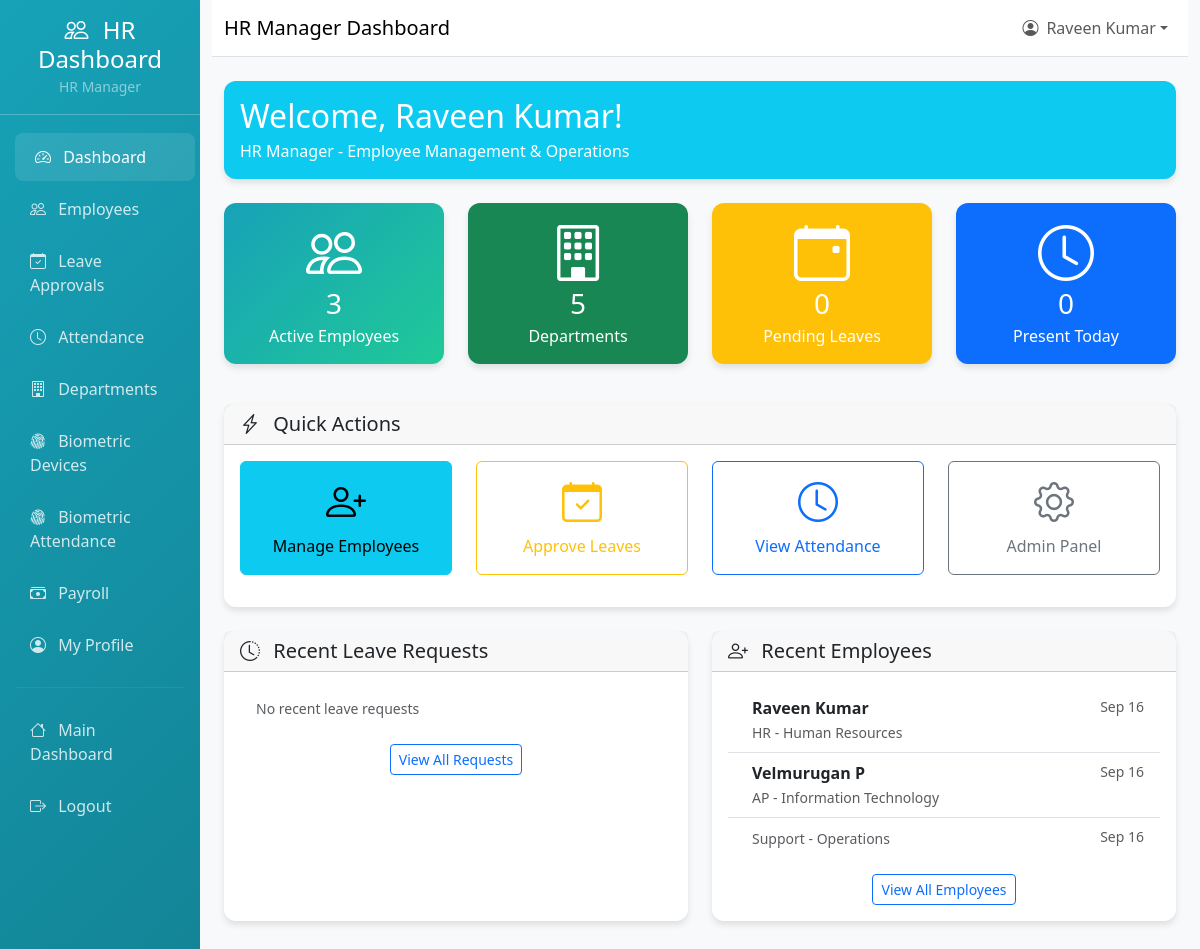
Screenshot of /hr-dashboard/ (signed in) with the database file from the repository.
### accounts/models.py (models this page shows, shortened)
class User(AbstractUser):
    ROLE_CHOICES = [
        ('employee', 'Employee'),
        ('hr_manager', 'HR Manager'),
        ('super_admin', 'Super Administrator'),
    ]
    role = models.CharField(
        max_length=20,
        choices=ROLE_CHOICES,
        default='employee',
        help_text='User role determines access permissions'
    )
    company = models.ForeignKey(
        'core_hr.Company',
        on_delete=models.SET_NULL,
        null=True,
        blank=True,
        related_name='users',
        help_text='Company this user belongs to'
    )
    created_by = models.ForeignKey(
        'self',
        on_delete=models.SET_NULL,
        null=True,
        blank=True,
        related_name='created_users',
        help_text='User who created this account'
    )
    last_password_change = models.DateTimeField(
        default=timezone.now,
        help_text='Last time password was changed'
    )
    is_active = models.BooleanField(
        default=True,
        help_text='Designates whether this user should be treated as active.'
    )
    class Meta:
        db_table = 'auth_user'
        verbose_name = 'User'
        verbose_name_plural = 'Users'

### core_hr/models.py (models this page shows, shortened)
class Employee(models.Model):
    user = models.OneToOneField(
        settings.AUTH_USER_MODEL,
        on_delete=models.CASCADE,
        related_name='employee'
    )
    company = models.ForeignKey(
        Company,
        on_delete=models.CASCADE,
        related_name='employees'
    )
    employee_id = models.CharField(max_length=20)
    department = models.ForeignKey(
        Department,
        on_delete=models.SET_NULL,
        null=True,
        blank=True,
        related_name='employees'
    )
    job_title = models.CharField(max_length=100)
    phone = models.CharField(max_length=20, blank=True)
    address = models.TextField(blank=True)
    date_of_birth = models.DateField(null=True, blank=True)
    hire_date = models.DateField(default=timezone.now)
    salary = models.DecimalField(max_digits=10, decimal_places=2, null=True, blank=True)
    is_active = models.BooleanField(default=True)
    created_at = models.DateTimeField(auto_now_add=True)
    updated_at = models.DateTimeField(auto_now=True)
    class Meta:
        unique_together = ['company', 'employee_id']
        ordering = ['company', 'employee_id']

class Department(models.Model):
    company = models.ForeignKey(
        Company,
        on_delete=models.CASCADE,
        related_name='departments'
    )
    name = models.CharField(max_length=100)
    description = models.TextField(blank=True)
    manager = models.ForeignKey(
        settings.AUTH_USER_MODEL,
        on_delete=models.SET_NULL,
        null=True,
        blank=True,
        related_name='managed_departments'
    )
    created_at = models.DateTimeField(auto_now_add=True)
    updated_at = models.DateTimeField(auto_now=True)
    is_active = models.BooleanField(default=True)
    class Meta:
        unique_together = ['company', 'name']
        ordering = ['company', 'name']

### hr_dashboard/views.py (the view)
# urls.py: path('', views.dashboard_view, name='dashboard'),
@login_required
@require_role('hr_manager')
@audit_action('hr_dashboard_access')
def dashboard(request):
    try:
        recent_leave_requests = LeaveRequest.objects.select_related(
            'employee__user', 'employee__department'
        ).order_by('-created_at')[:5]
        recent_employees = Employee.objects.select_related(
            'user', 'department', 'company'
        ).order_by('-hire_date')[:5]
        context = {
            'total_employees': Employee.objects.filter(is_active=True).count(),
            'total_departments': Department.objects.count(),
            'pending_leaves': LeaveRequest.objects.filter(status='pending').count(),
            'employees_present_today': Attendance.objects.filter(
                date=timezone.now().date(),
                status='present'
            ).count(),
            'recent_leave_requests': recent_leave_requests,
            'recent_employees': recent_employees,
        }
    except Exception as e:
        context = {
            'total_employees': 0,
            'total_departments': 0,
            'pending_leaves': 0,
            'employees_present_today': 0,
            'recent_leave_requests': [],
            'recent_employees': [],
            'error': 'Unable to load dashboard data. Please try again.'
        }
    return render(request, 'hr_dashboard/dashboard.html', context)

### templates/hr_dashboard/dashboard.html (shortened to what this page needs)
{% extends 'hr_dashboard/base.html' %}
{% block page_title %}HR Manager Dashboard{% endblock %}
{% block content %}
<div class="row mb-4">
    <div class="col-12">
        <div class="card bg-info text-white">
            <div class="card-body">
                <h2 class="mb-1">Welcome, {{ user.get_full_name|default:user.username }}!</h2>
                <p class="mb-0">HR Manager - Employee Management & Operations</p>
            </div>
        </div>
    </div>
</div>
<div class="row mb-4">
    <div class="col-md-3 mb-3">
        <div class="card stats-card">
            <div class="card-body text-center">
                <i class="bi bi-people display-4 mb-3"></i>
                <h3 class="mb-1">{{ total_employees|default:"0" }}</h3>
                <p class="mb-0">Active Employees</p>
            </div>
        </div>
    </div>
    <div class="col-md-3 mb-3">
        <div class="card bg-success text-white">
            <div class="card-body text-center">
                <i class="bi bi-building display-4 mb-3"></i>
                <h3 class="mb-1">{{ total_departments|default:"0" }}</h3>
                <p class="mb-0">Departments</p>
            </div>
        </div>
    </div>
    <div class="col-md-3 mb-3">
        <div class="card bg-warning text-white">
            <div class="card-body text-center">
                <i class="bi bi-calendar-event display-4 mb-3"></i>
                <h3 class="mb-1">{{ pending_leaves|default:"0" }}</h3>
                <p class="mb-0">Pending Leaves</p>
            </div>
        </div>
    </div>
    <div class="col-md-3 mb-3">
        <div class="card bg-primary text-white">
            <div class="card-body text-center">
                <i class="bi bi-clock display-4 mb-3"></i>
                <h3 class="mb-1">{{ employees_present_today|default:"0" }}</h3>
                <p class="mb-0">Present Today</p>
            </div>
        </div>
    </div>
</div>
<div class="row mb-4">
    <div class="col-12">
        <div class="card">
            <div class="card-header">
                <h5 class="mb-0">
                    <i class="bi bi-lightning-charge me-2"></i>
                    Quick Actions
                </h5>
            </div>
            <div class="card-body">
                <div class="row">
                    <div class="col-md-3 mb-3">
                        <a href="{% url 'hr_dashboard:hr_employees' %}" class="btn btn-info w-100 py-3">
                            <i class="bi bi-person-plus display-6 d-block mb-2"></i>
                            Manage Employees
                        </a>
                    </div>
                    <div class="col-md-3 mb-3">
                        <a href="{% url 'hr_dashboard:hr_leave_approvals' %}" class="btn btn-outline-warning w-100 py-3">
                            <i class="bi bi-calendar-check display-6 d-block mb-2"></i>
                            Approve Leaves
                        </a>
                    </div>
                    <div class="col-md-3 mb-3">
                        <a href="{% url 'hr_dashboard:hr_attendance' %}" class="btn btn-outline-primary w-100 py-3">
                            <i class="bi bi-clock display-6 d-block mb-2"></i>
                            View Attendance
                        </a>
                    </div>
                    <div class="col-md-3 mb-3">
                        <a href="/admin/" class="btn btn-outline-secondary w-100 py-3">
                            <i class="bi bi-gear display-6 d-block mb-2"></i>
                            Admin Panel
                        </a>
                    </div>
                </div>
            </div>
        </div>
    </div>
</div>
<div class="row">
    <div class="col-md-6 mb-4">
        <div class="card h-100">
            <div class="card-header">
                <h5 class="mb-0">
                    <i class="bi bi-clock-history me-2"></i>
                    Recent Leave Requests
                </h5>
            </div>
            <div class="card-body">
                <div class="list-group list-group-flush">
                    {% for leave in recent_leave_requests %}
                    <div class="list-group-item d-flex justify-content-between align-items-start">
                        <div class="ms-2 me-auto">
                            <div class="fw-bold">{{ leave.employee.user.get_full_name }}</div>
                            <small class="text-muted">{{ leave.leave_type|title }} - {{ leave.days_requested }} days</small>
                        </div>
                        <span class="badge bg-warning rounded-pill">{{ leave.status|title }}</span>
                    </div>
                    {% empty %}
                    <div class="list-group-item">
                        <small class="text-muted">No recent leave requests</small>
                    </div>
                    {% endfor %}
                </div>
                <div class="text-center mt-3">
                    <a href="{% url 'hr_dashboard:hr_leave_approvals' %}" class="btn btn-outline-primary btn-sm">View All Requests</a>
                </div>
            </div>
        </div>
    </div>
    <div class="col-md-6 mb-4">
        <div class="card h-100">
            <div class="card-header">
                <h5 class="mb-0">
                    <i class="bi bi-person-plus me-2"></i>
                    Recent Employees
                </h5>
            </div>
            <div class="card-body">
                <div class="list-group list-group-flush">
                    {% for employee in recent_employees %}
                    <div class="list-group-item d-flex justify-content-between align-items-start">
                        <div class="ms-2 me-auto">
                            <div class="fw-bold">{{ employee.user.get_full_name }}</div>
                            <small class="text-muted">{{ employee.job_title }} - {{ employee.department.name }}</small>
                        </div>
                        <small class="text-muted">{{ employee.hire_date|date:"M d" }}</small>
                    </div>
                    {% empty %}
                    <div class="list-group-item">
                        <small class="text-muted">No recent employees</small>
                    </div>
                    {% endfor %}
                </div>
                <div class="text-center mt-3">
                    <a href="{% url 'hr_dashboard:hr_employees' %}" class="btn btn-outline-primary btn-sm">View All Employees</a>
                </div>
            </div>
        </div>
    </div>
</div>
{% endblock %}

### templates/hr_dashboard/base.html (shortened to what this page needs)
<!DOCTYPE html>
<html lang="en">
<head>
    <link href="https://cdn.jsdelivr.net/npm/bootstrap@5.3.0/dist/css/bootstrap.min.css" rel="stylesheet">
    <link href="https://cdn.jsdelivr.net/npm/bootstrap-icons@1.10.0/font/bootstrap-icons.css" rel="stylesheet">
</head>
<body>
    <div class="container-fluid">
        <div class="row">
            <div class="col-md-3 col-lg-2 px-0 sidebar">
                <div class="d-flex flex-column">
                    <div class="p-3 text-center border-bottom border-light border-opacity-25">
                        <h4 class="text-white mb-0">
                            <i class="bi bi-people me-2"></i>
                            HR Dashboard
                        </h4>
                        <small class="text-white-50">HR Manager</small>
                    </div>
                    <nav class="nav flex-column py-3">
                        <a class="nav-link {% if request.resolver_match.url_name == 'hr_dashboard' %}active{% endif %}"
                           href="{% url 'hr_dashboard:hr_dashboard' %}">
                            <i class="bi bi-speedometer2 me-2"></i>
                            Dashboard
                        </a>
                        <a class="nav-link {% if 'employees' in request.resolver_match.url_name %}active{% endif %}"
                           href="{% url 'hr_dashboard:hr_employees' %}">
                            <i class="bi bi-people me-2"></i>
                            Employees
                        </a>
                        <a class="nav-link {% if 'leave' in request.resolver_match.url_name %}active{% endif %}"
                           href="{% url 'hr_dashboard:hr_leave_approvals' %}">
                            <i class="bi bi-calendar-check me-2"></i>
                            Leave Approvals
                        </a>
                        <a class="nav-link {% if 'attendance' in request.resolver_match.url_name %}active{% endif %}"
                           href="{% url 'hr_dashboard:hr_attendance' %}">
                            <i class="bi bi-clock me-2"></i>
                            Attendance
                        </a>
                        <a class="nav-link {% if 'departments' in request.resolver_match.url_name %}active{% endif %}"
                           href="{% url 'hr_dashboard:hr_departments' %}">
                            <i class="bi bi-building me-2"></i>
                            Departments
                        </a>
                        <a class="nav-link {% if 'biometric' in request.resolver_match.url_name %}active{% endif %}"
                           href="{% url 'hr_dashboard:hr_biometric' %}">
                            <i class="bi bi-fingerprint me-2"></i>
                            Biometric Devices
                        </a>
                        <a class="nav-link {% if 'biometric_attendance' in request.resolver_match.url_name %}active{% endif %}"
                           href="{% url 'hr_dashboard:biometric_attendance_dashboard' %}">
                            <i class="bi bi-fingerprint me-2"></i>
                            Biometric Attendance
                        </a>
                        <a class="nav-link {% if request.resolver_match.namespace == 'payroll' %}active{% endif %}"
                           href="{% url 'payroll:dashboard' %}">
                            <i class="bi bi-cash-stack me-2"></i>
                            Payroll
                        </a>
                        <a class="nav-link {% if request.resolver_match.url_name == 'hr_profile' %}active{% endif %}"
                           href="{% url 'hr_dashboard:hr_profile' %}">
                            <i class="bi bi-person-circle me-2"></i>
                            My Profile
                        </a>
                        <hr class="border-light border-opacity-25 mx-3">
                        <a class="nav-link" href="{% url 'accounts:dashboard' %}">
                            <i class="bi bi-house me-2"></i>
                            Main Dashboard
                        </a>
                        <a class="nav-link" href="{% url 'accounts:logout' %}">
                            <i class="bi bi-box-arrow-right me-2"></i>
                            Logout
                        </a>
                    </nav>
                </div>
            </div>
            <div class="col-md-9 col-lg-10 main-content">
                <nav class="navbar navbar-expand-lg navbar-light bg-white border-bottom">
                    <div class="container-fluid">
                        <span class="navbar-brand mb-0 h1">
                            {% block page_title %}HR Dashboard{% endblock %}
                        </span>
                        <div class="navbar-nav ms-auto">
                            <div class="nav-item dropdown">
                                <a class="nav-link dropdown-toggle d-flex align-items-center" href="#"
                                   id="navbarDropdown" role="button" data-bs-toggle="dropdown">
                                    <i class="bi bi-person-circle me-2"></i>
                                    {{ user.get_full_name|default:user.username }}
                                </a>
                            </div>
                        </div>
                    </div>
                </nav>
                <div class="container-fluid py-4">
                    {% block content %}{% endblock %}
                </div>
            </div>
        </div>
    </div>
</body>
</html>

### rows the page displays
Employee: user.get_full_name "Raveen Kumar", job_title "HR", department.name "Human Resources", hire_date "Sep 16"
Employee: user.get_full_name "Velmurugan P", job_title "AP", department.name "Information Technology", hire_date "Sep 16"
Employee: job_title "Support", department.name "Operations", hire_date "Sep 16"

### other values shown
{{ user.get_full_name|default:user.username }} "Raveen Kumar"
{{ total_employees|default:"0" }} "3"
{{ total_departments|default:"0" }} "5"
{{ pending_leaves|default:"0" }} "0"
{{ employees_present_today|default:"0" }} "0"
